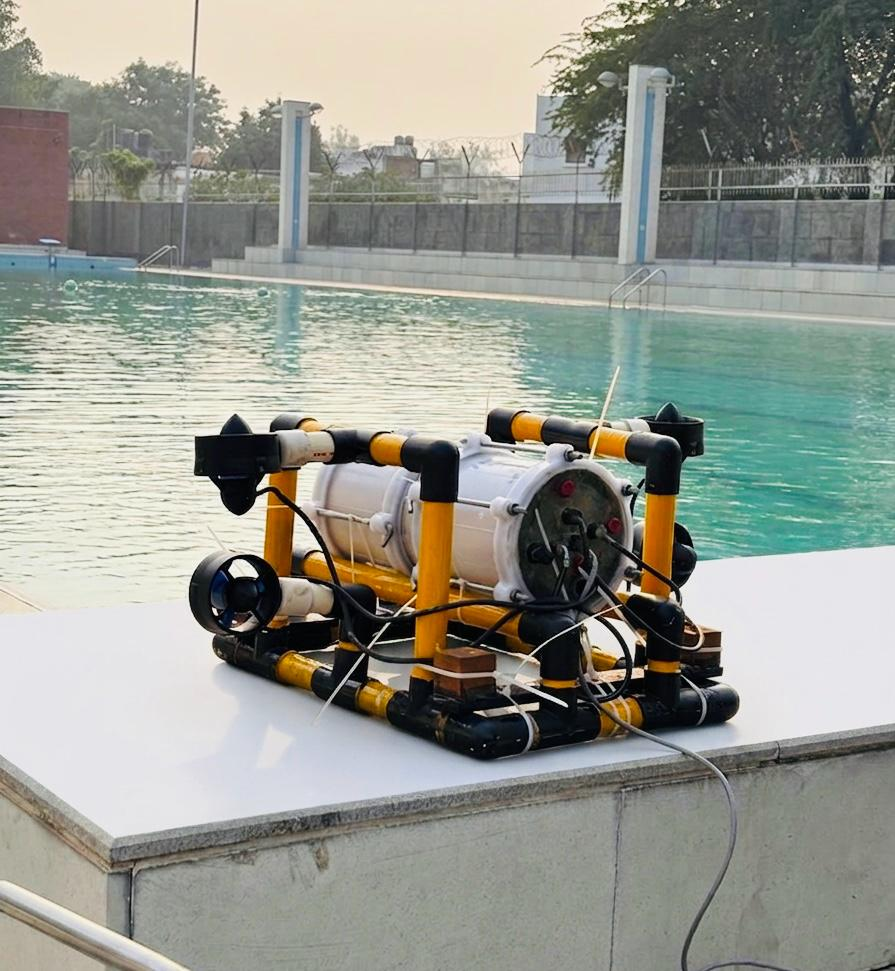
#> input picture Assets/rov.jpeg, 895 x 971 px, given in place of the camera
$ python color_detection.py
#> lines starting #> are read from the running program, lines starting #| are printed output that depends on the picture; after the words box and inside, x2 and y2 are one past the last pixel; in counts of white or black regions, pixels touching at a corner belong together
import cv2
import numpy as np

cap = cv2.VideoCapture(0)

if not cap.isOpened():
    print("Error: Could not open webcam.")
    exit()

while True:
    ret, frame = cap.read()
#> frame is the input picture: shape (971, 895, 3); mean B, G, R 142.8, 151.6, 149

    if not ret:
        print("Error: Could not read frame.")
        break

    hsv_frame = cv2.cvtColor(frame, cv2.COLOR_BGR2HSV)
#> hsv_frame: shape (971, 895, 3); mean H, S, V 60.2, 38.9, 156.9

    lower_green = np.array([35, 20, 20])
    upper_green = np.array([80, 255, 255])

    lower_red1 = np.array([0, 160, 20])
    upper_red1 = np.array([10, 255, 255])

    lower_red2 = np.array([160, 150, 20])
    upper_red2 = np.array([180, 255, 255])
    contour_area_threshold = 2000

    red_mask = cv2.bitwise_or(cv2.inRange(hsv_frame, lower_red1, upper_red1),
                            cv2.inRange(hsv_frame, lower_red2, upper_red2))
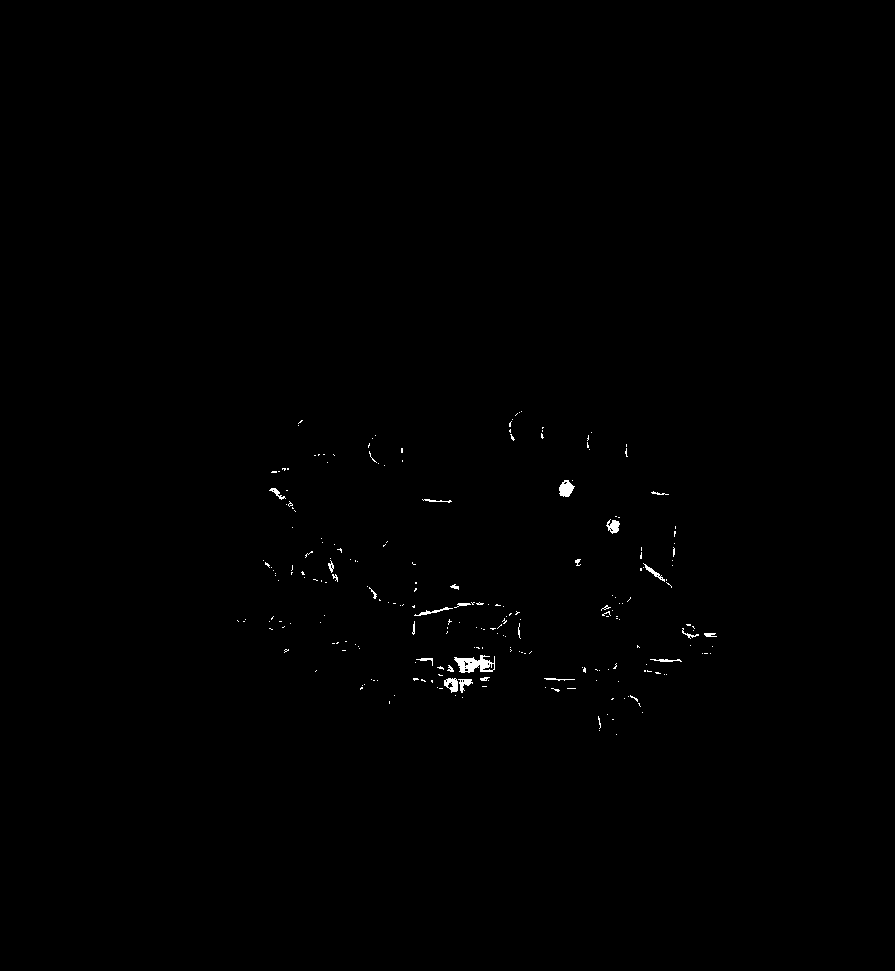
#> red_mask: shape (971, 895); 0.3% white; 236 white regions (211 under 20 px), largest, box (x1, y1, x2, y2) and area: (454, 655, 495, 673) 424, (559, 480, 575, 497) 181, (444, 678, 458, 693) 135
    green_mask = cv2.inRange(hsv_frame, lower_green, upper_green)
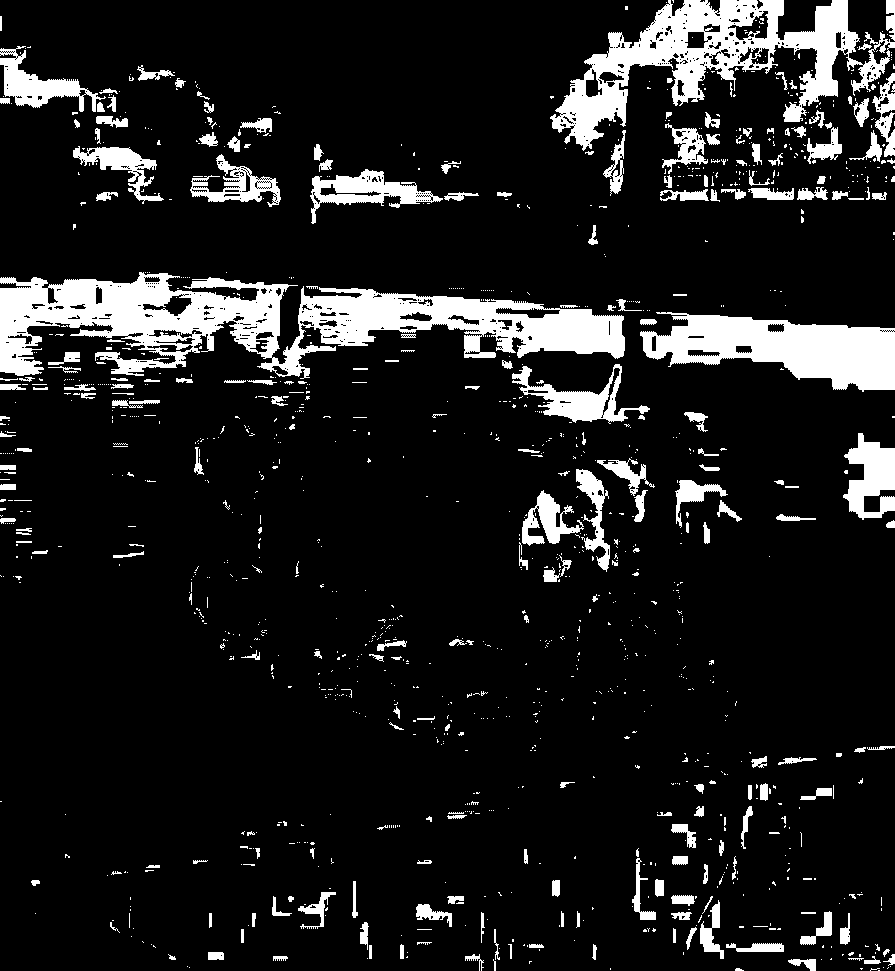
#> green_mask: shape (971, 895); 11.6% white; 1276 white regions (1031 under 20 px), largest, box (x1, y1, x2, y2) and area: (0, 272, 625, 379) 29471, (550, 0, 895, 151) 16905, (640, 312, 895, 392) 11597

    kernel = np.ones((7, 7), np.uint8)
    masks = [green_mask, red_mask]
    for i in range(len(masks)):
        masks[i] = cv2.morphologyEx(masks[i], cv2.MORPH_OPEN, kernel)
        masks[i] = cv2.morphologyEx(masks[i], cv2.MORPH_CLOSE, kernel)
#> this loop made 2 passes
#> after the loop, masks = 2 items
        #masks[i] = cv2.erode(masks[i], kernel, iterations=1)
        #masks[i] = cv2.dilate(masks[i], kernel, iterations=1)

    combined_result = cv2.bitwise_or(
        cv2.bitwise_and(frame, frame, mask=green_mask),
        cv2.bitwise_and(frame, frame, mask=red_mask)
        )
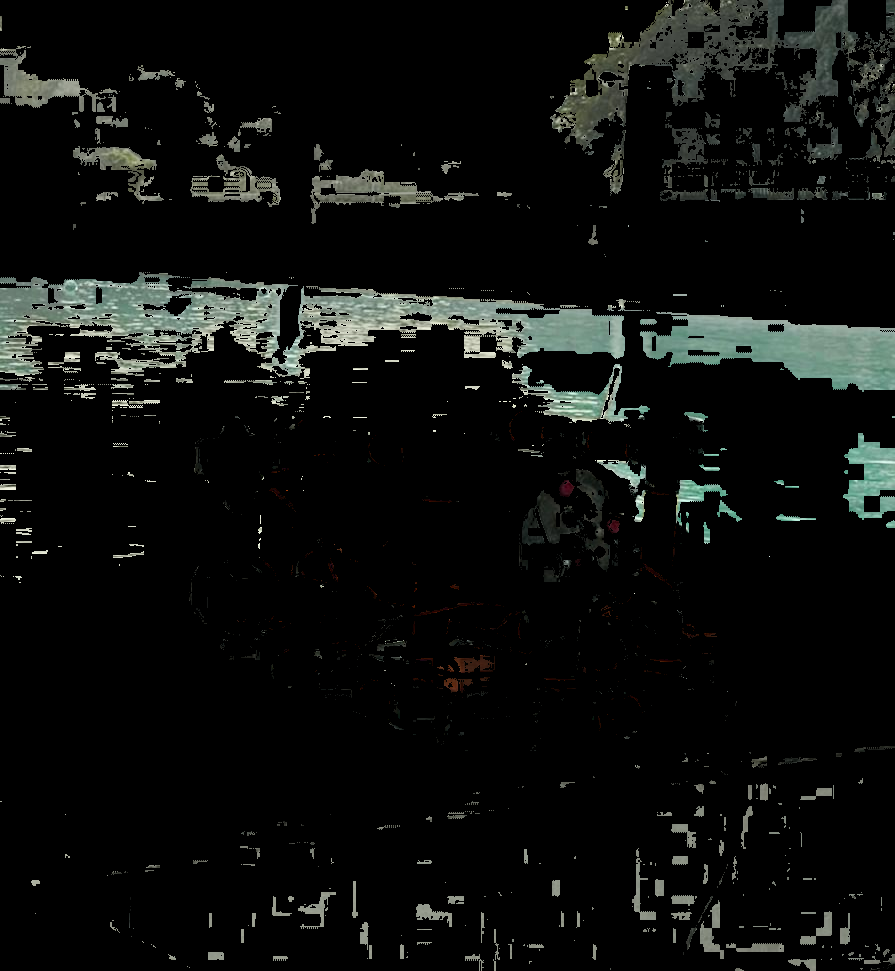
#> combined_result: shape (971, 895, 3); mean B, G, R 13.6, 15.1, 13.5
    color_info = [
        ("Red", red_mask, (0, 0, 255)),
        ("Green", green_mask, (0, 255, 0))
    ]

    for name, mask, bgr in color_info:
        contours, _ = cv2.findContours(mask, cv2.RETR_TREE, cv2.CHAIN_APPROX_SIMPLE)
        for contour in contours:
            area = cv2.contourArea(contour)
            if area > contour_area_threshold:
                x, y, w, h = cv2.boundingRect(contour)
                cv2.rectangle(frame, (x, y), (x + w, y + h), bgr, 4)
                cv2.putText(frame, name, (x, y - 10), cv2.FONT_HERSHEY_SIMPLEX,
                            0.7, bgr, 2)
#> this loop made 2 passes
#> (name, bgr) on passes 1 to 2: ('Red', (0, 0, 255)), ('Green', (0, 255, 0))
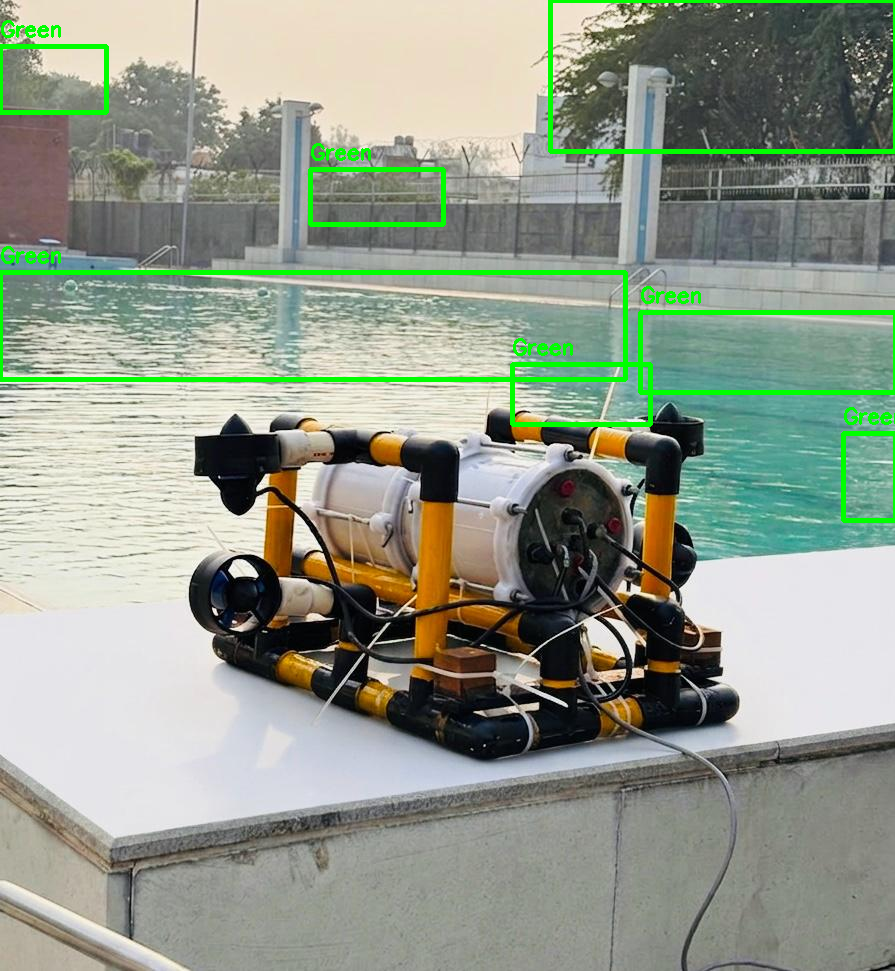
#> frame: shape (971, 895, 3); 2.66% of pixels changed, all inside (x1, y1, x2, y2) = (0, 0, 895, 523)


    cv2.imshow("Original Frame", frame)
    cv2.imshow("Detected Colors", combined_result)

    if cv2.waitKey(1) & 0xFF == ord('q'):
#> (key q is pressed here)
        break

cap.release()
cv2.destroyAllWindows()
